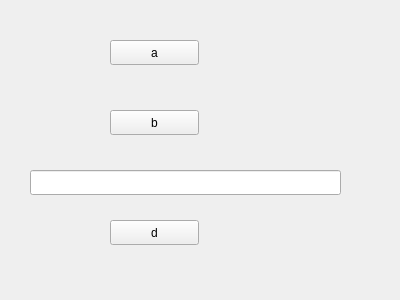
<?xml version="1.0" encoding="UTF-8"?>
<ui version="4.0">
 <class>ModelWidget</class>
 <widget class="QWidget" name="ModelWidget">
  <property name="geometry">
   <rect>
    <x>0</x>
    <y>0</y>
    <width>400</width>
    <height>300</height>
   </rect>
  </property>
  <property name="windowTitle">
   <string>ModelWidget</string>
  </property>
  <widget class="QLineEdit" name="lineEdit">
   <property name="geometry">
    <rect>
     <x>30</x>
     <y>170</y>
     <width>311</width>
     <height>25</height>
    </rect>
   </property>
  </widget>
  <widget class="QPushButton" name="btnWindow">
   <property name="geometry">
    <rect>
     <x>110</x>
     <y>40</y>
     <width>89</width>
     <height>25</height>
    </rect>
   </property>
   <property name="text">
    <string>a</string>
   </property>
  </widget>
  <widget class="QPushButton" name="btnApp">
   <property name="geometry">
    <rect>
     <x>110</x>
     <y>110</y>
     <width>89</width>
     <height>25</height>
    </rect>
   </property>
   <property name="text">
    <string>b</string>
   </property>
  </widget>
  <widget class="QPushButton" name="btnCustom">
   <property name="geometry">
    <rect>
     <x>110</x>
     <y>220</y>
     <width>89</width>
     <height>25</height>
    </rect>
   </property>
   <property name="text">
    <string>d</string>
   </property>
  </widget>
 </widget>
 <layoutdefault spacing="6" margin="11"/>
 <resources/>
 <connections/>
</ui>
